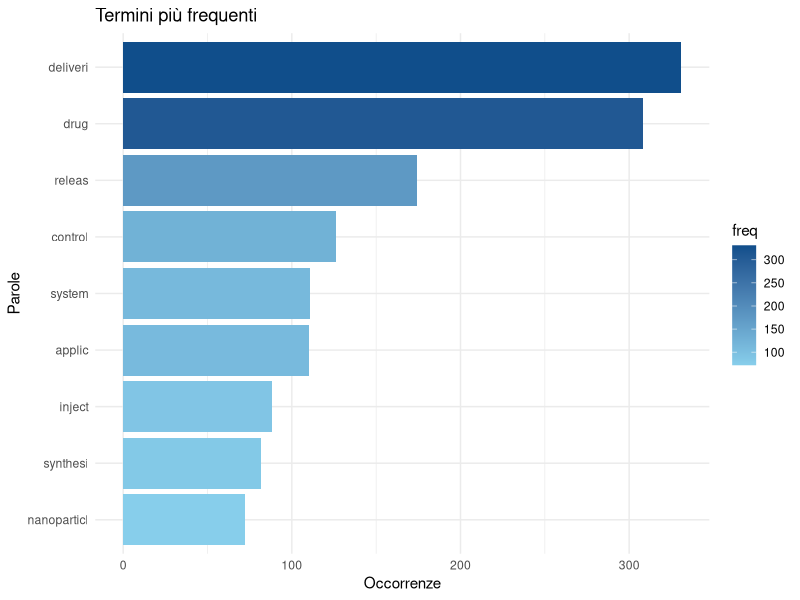
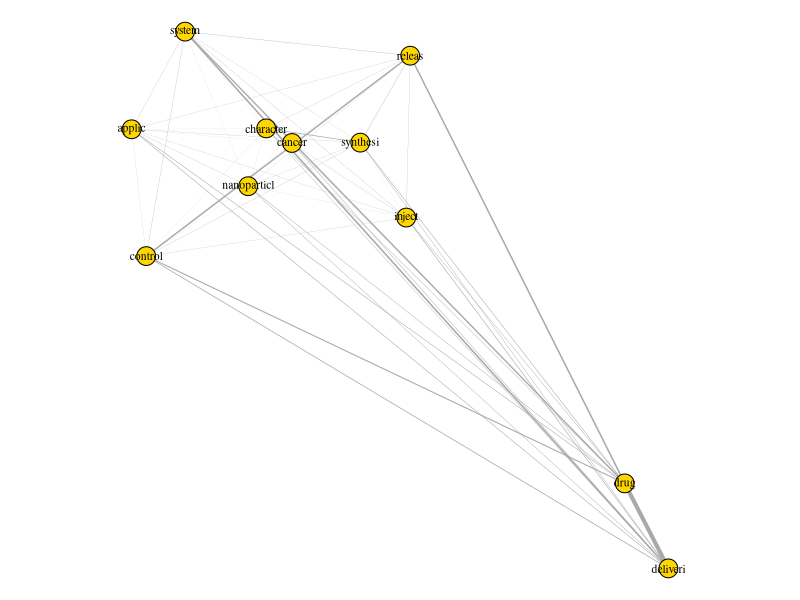
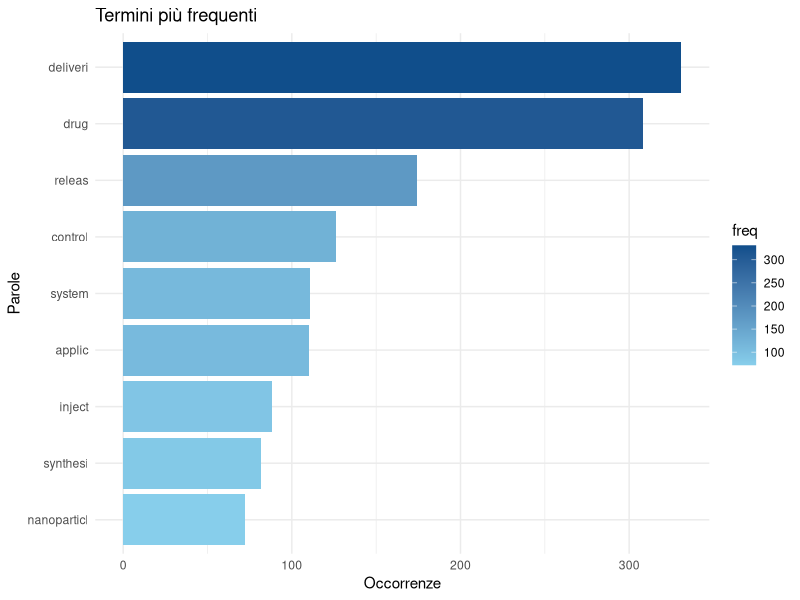
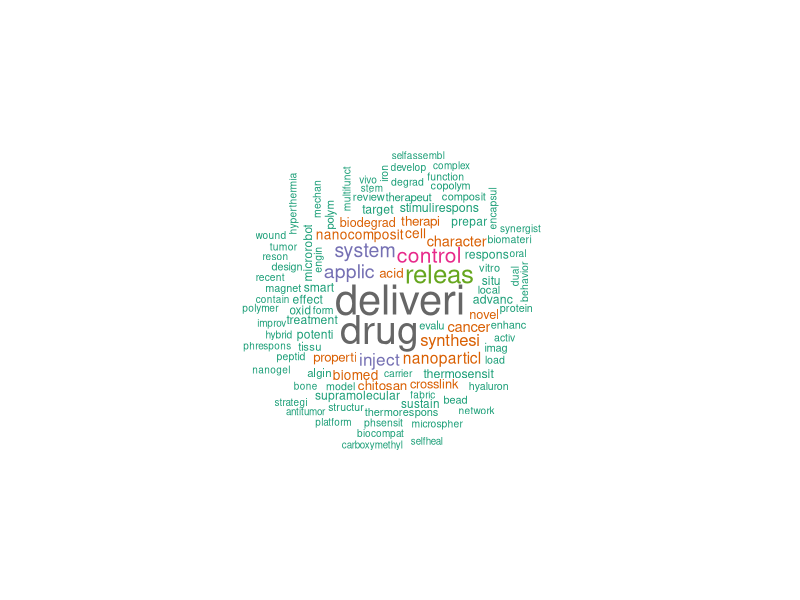

Here is the R script that generated these plots, in order:
# --- PubMed_Text_Mining - Foca Marco Carchedi ---

# Caricamento librerie necessarie per l'analisi del testo e visualizzazione
library(tm)           # Text Mining
library(wordcloud)    # Nuvola di parole
library(RColorBrewer) # Palette colori
library(igraph)       # Network analysis
library(tidyverse)    # Data manipulation e ggplot2

# 1. IMPORTAZIONE DATI
# Caricamento del dataset esportato da PubMed (ricerca su Magnetic Hydrogels)
data_pubmed <- read.csv("csv-Magnetichy-set.csv", 
                        stringsAsFactors = FALSE,
                        fileEncoding = "UTF-8")

# 2. CREAZIONE DEL CORPUS
# Trasformazione della colonna 'Title' in un Corpus volatile per l'elaborazione
my_corpus <- VCorpus(VectorSource(data_pubmed$Title))

# 3. PRE-PROCESSING (Pulizia e Normalizzazione)
# Trasformazione in minuscolo
my_corpus <- tm_map(my_corpus, content_transformer(tolower))
# Rimozione rumore: punteggiatura e numeri
my_corpus <- tm_map(my_corpus, removePunctuation)
my_corpus <- tm_map(my_corpus, removeNumbers)

# Definizione e rimozione stopwords (comuni + termini specifici del set di ricerca)
custom_stop <- c(stopwords("english"), 
                 "magnetic", "hydrogel", "hydrogels", 
                 "based", "using", "study", "new", "prepared")
my_corpus <- tm_map(my_corpus, removeWords, custom_stop)

# Stemming: riduzione delle parole alla radice (es. properties -> properti)
my_corpus <- tm_map(my_corpus, stemDocument)
# Pulizia finale degli spazi bianchi generati dalle trasformazioni
my_corpus <- tm_map(my_corpus, stripWhitespace)

# 4. DOCUMENT-TERM MATRIX (DTM)
# Creazione della matrice termini-documenti con filtro sulla lunghezza minima parole
dtm <- DocumentTermMatrix(my_corpus, 
                          control = list(wordLengths = c(4, Inf)))

# 5. RIDUZIONE SPARSITÀ
# Rimozione dei termini rari per concentrare l'analisi sui concetti più significativi
dtm <- removeSparseTerms(dtm, 0.99)

# 6. CALCOLO FREQUENZE
# Conversione in matrice per calcolare la somma delle occorrenze per ogni termine
m <- as.matrix(dtm)
v <- sort(colSums(m), decreasing = TRUE)
d <- tibble(word = names(v), freq = v)

# -------------------------------
# 7A. ANALISI FREQUENZE (BARPLOT)
# -------------------------------
# Visualizzazione dei termini con frequenza superiore a una soglia definita
d %>% 
  filter(freq > 70) %>% 
  ggplot(aes(x = reorder(word, freq), y = freq)) + 
  geom_bar(stat = 'identity', aes(fill = freq)) + 
  scale_fill_gradient(low = "skyblue", high = "dodgerblue4") +
  coord_flip() + # Ruoto per leggibilità etichette
  labs(title = "Termini più frequenti", x = "Parole", y = "Occorrenze") +
  theme_minimal()

ggsave('word_frequencies.png') # Salvataggio in formato standard richiesto

# -------------------------------
# 7B. ANALISI DELLE ASSOCIAZIONI
# -------------------------------
# Individuazione delle correlazioni (min 0.2) per i primi 5 termini più frequenti
top_terms <- d$word[1:5] 
assoc_list <- lapply(top_terms, function(t) findAssocs(dtm, t, 0.2))
names(assoc_list) <- top_terms
print(assoc_list)

# -------------------------------
# 7C. NETWORK DI CO-OCCORRENZA
# -------------------------------
# Creazione matrice di adiacenza basata sulla co-presenza dei termini
dtm_reduced <- dtm[, findFreqTerms(dtm, lowfreq = 60)]
termMatrix <- t(as.matrix(dtm_reduced)) %*% (as.matrix(dtm_reduced))

# Costruzione del grafo (rimozione loop e semplificazione)
g <- graph_from_adjacency_matrix(termMatrix, weighted = TRUE, mode = "undirected") %>% 
  igraph::simplify()

# Parametri estetici del grafo
V(g)$label  <- V(g)$name
V(g)$degree <- degree(g)
par(mar = c(0, 0, 0, 0))

plot(g, 
     layout = layout.kamada.kawai,
     vertex.size = V(g)$degree * 0.7, 
     vertex.label.cex = 0.7,
     vertex.label.color = "black",
     vertex.color = "gold",
     edge.width = E(g)$weight / max(E(g)$weight) * 4)

# -------------------------------
# 7D. WORDCLOUD
# -------------------------------
set.seed(123) 
png("wordcloud_pubmed.png", width = 1200, height = 800, res =250)
wordcloud(words = d$word,
          freq = d$freq, 
          min.freq = 5,
          max.words = 100,
          random.order = FALSE, 
          colors = brewer.pal(8, "Dark2"), 
          scale = c(2.5, 0.5)) 

dev.off()
